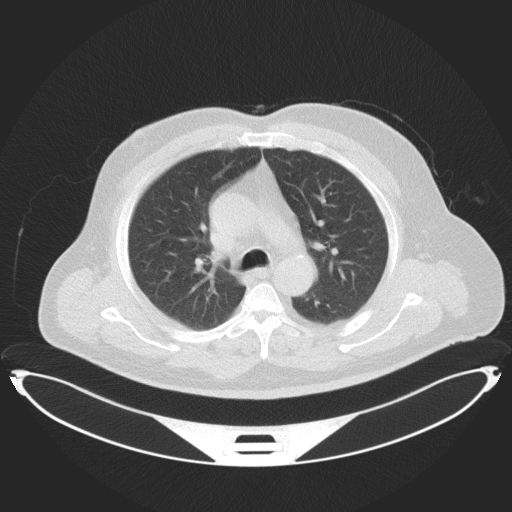
#> input picture Dataset/Raw/Normal case (129).jpg, 512 x 512 px, found by its file name; its folder holds only this picture in this run
$ python Process1.py
#> lines starting #> are read from the running program, lines starting #| are printed output that depends on the picture; after the words box and inside, x2 and y2 are one past the last pixel; in counts of white or black regions, pixels touching at a corner belong together
#> further down, img is the input picture: shape (512, 512); min 37, max 255, mean 102.7
import os
import cv2
import numpy as np

# Set the path of the input and output directories
input_dir = 'F:/DeepLearning/Dataset/Normal cases/Raw'
output_dir = 'F:/DeepLearning/Dataset/Normal cases/Processed1'

# Create the output directory if it doesn't exist
if not os.path.exists(output_dir):
    os.makedirs(output_dir)

def normalize(image):
    lung_range = (-1000, 400)
    image = np.clip(image, *lung_range)
    image = (image - lung_range[0]) / (lung_range[1] - lung_range[0])
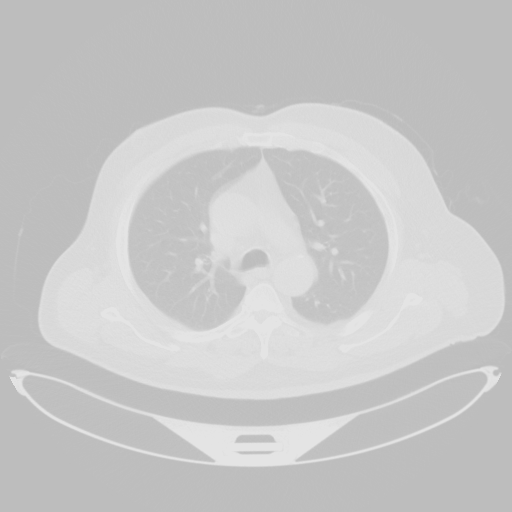
#> image: shape (512, 512) float64; min 0.741, max 0.896, mean 0.788
    image = (image * 255).astype(np.uint8)
    return image

for filename in os.listdir(input_dir):
    if not filename.endswith('.jpg'):
        continue

    # Load the JPG image
    img = cv2.imread(os.path.join(input_dir, filename), cv2.IMREAD_GRAYSCALE)

    normalized = normalize(img)
    equalized = cv2.equalizeHist(normalized)
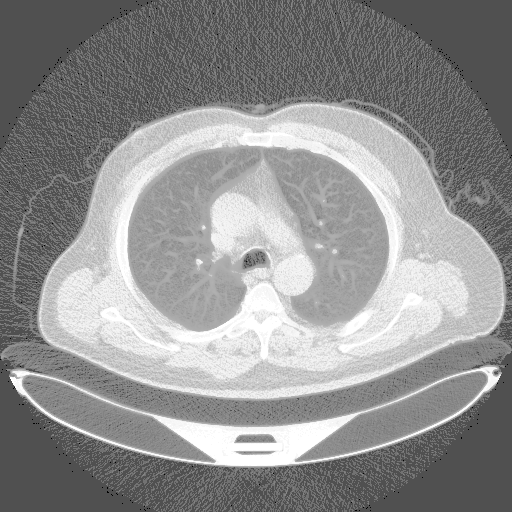
#> equalized: shape (512, 512); min 0, max 255, mean 144.3
    _, thresholded = cv2.threshold(equalized, 190, 255, cv2.THRESH_BINARY)
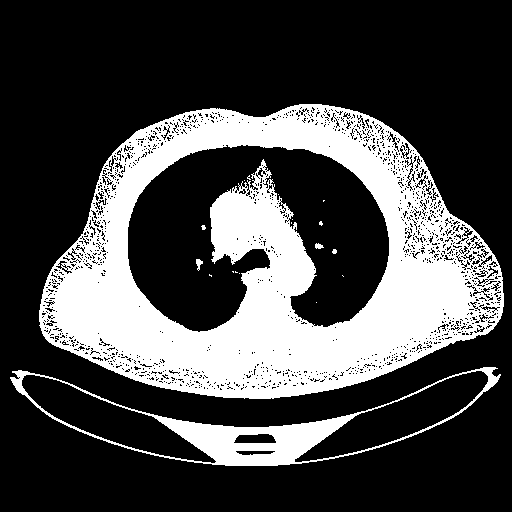
#> thresholded: shape (512, 512); 28% white; 21 white regions (16 under 20 px), largest, box (x1, y1, x2, y2) and area: (39, 104, 504, 399) 66390, (10, 367, 501, 466) 6951, (196, 259, 203, 271) 47, (315, 243, 324, 249) 37, (332, 249, 337, 254) 20
    kernel = cv2.getStructuringElement(cv2.MORPH_ELLIPSE, (5, 5))
    closed = cv2.morphologyEx(thresholded, cv2.MORPH_CLOSE, kernel)
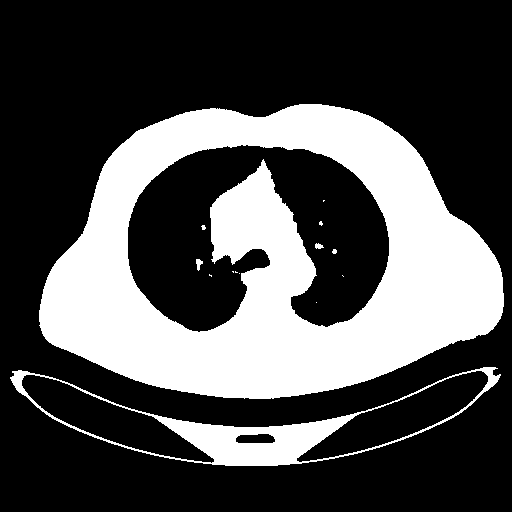
#> closed: shape (512, 512); 30.4% white; 14 white regions (9 under 20 px), largest, box (x1, y1, x2, y2) and area: (39, 104, 504, 399) 72454, (10, 367, 501, 466) 7120, (196, 259, 203, 271) 50, (315, 243, 324, 249) 37, (332, 249, 337, 254) 20
    opened = cv2.morphologyEx(closed, cv2.MORPH_OPEN, kernel)
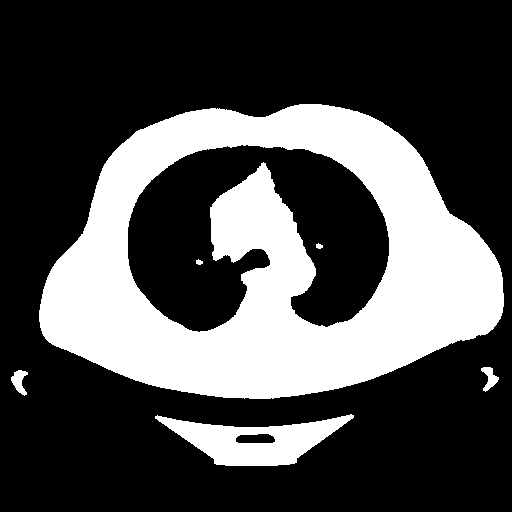
#> opened: shape (512, 512); 29.8% white; 6 white regions, box (x1, y1, x2, y2) and area: (39, 104, 504, 399) 72413, (155, 414, 354, 466) 5114, (11, 370, 28, 396) 243, (481, 367, 499, 392) 220, (316, 243, 323, 249) 30, (196, 259, 203, 265) 30

    # remove small obstacles
    _, labels, stats, _ = cv2.connectedComponentsWithStats(opened)
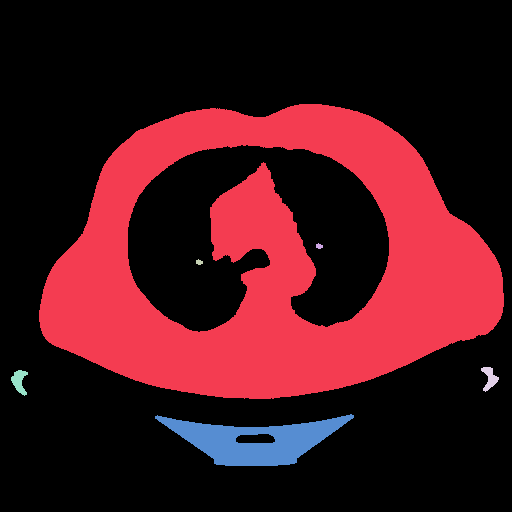
#> labels: shape (512, 512) int32; 7 distinct labels, from 0 to 6; one colour per label, 0 black
#> stats = [[0, 0, 512, 512, 184094], [39, 104, 465, 295, 72413], [316, 243, 7, 6, 30], [196, 259, 7, 6, 30], [481, 367, 18, 25, 220], [11, 370, 17, 26, 243], [155, 414, 199, 52, 5114]]
    sizes = stats[:, -1]
#> sizes = [184094, 72413, 30, 30, 220, 243, 5114]
    max_label = 1 + np.argmax(sizes[1:])
#> max_label = 1
    cleaned = np.zeros_like(opened)
    cleaned[labels == max_label] = 255

    # Find contours
    contours, hierarchy = cv2.findContours(cleaned, cv2.RETR_TREE, cv2.CHAIN_APPROX_SIMPLE)
    mask = np.zeros_like(img)
    cv2.drawContours(mask, contours, -1, (255, 255, 255), cv2.FILLED)
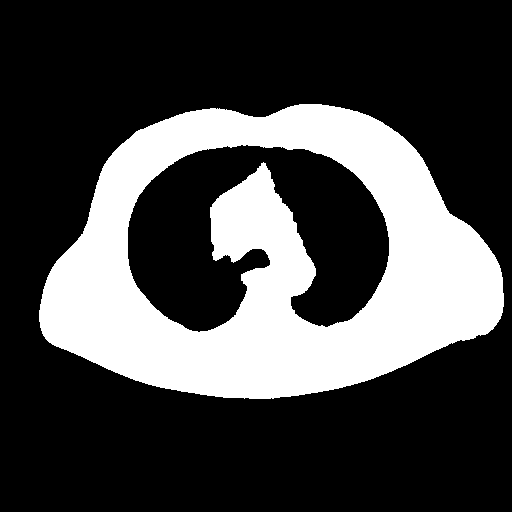
#> mask: shape (512, 512); 27.6% white; 1 white region, box (x1, y1, x2, y2) and area: (39, 104, 504, 399) 72413

    # Save the mask with the same filename as the original image
    output_filename = os.path.splitext(filename)[0] + '.jpg'
    cv2.imwrite(os.path.join(output_dir, output_filename), mask)

    print(f"Processed {filename} and saved mask as {output_filename}")

print("Done")

$ run again, on Dataset/Raw/Normal case (151).jpg
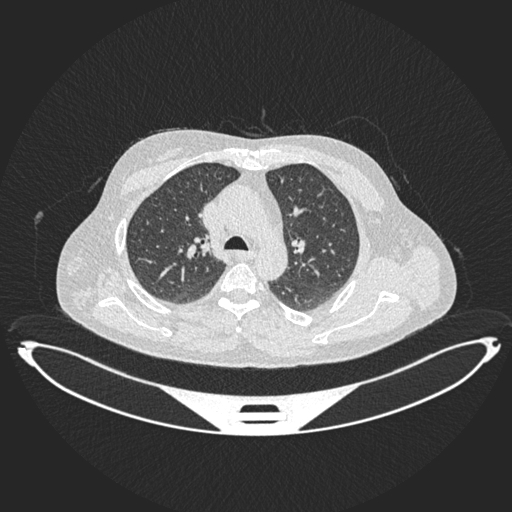
#> input picture Dataset/Raw/Normal case (151).jpg, 512 x 512 px, found by its file name
#> img is the input picture: shape (512, 512); min 37, max 255, mean 88.3
#> thresholded: shape (512, 512); 25.4% white; 193 white regions (174 under 20 px), largest, box (x1, y1, x2, y2) and area: (56, 128, 457, 369) 56222, (17, 336, 501, 436) 8517, (286, 227, 320, 278) 408
#> closed: shape (512, 512); 26% white; 112 white regions (96 under 20 px), largest, box (x1, y1, x2, y2) and area: (56, 128, 457, 369) 58332, (17, 336, 501, 436) 8634, (286, 196, 312, 219) 174
#> opened: shape (512, 512); 25% white; 22 white regions (7 under 20 px), largest, box (x1, y1, x2, y2) and area: (56, 128, 457, 369) 57622, (138, 378, 361, 436) 5482, (48, 377, 129, 417) 363
#> `_, labels, stats, _ = cv2.connectedComponentsWithStats(opened)`:
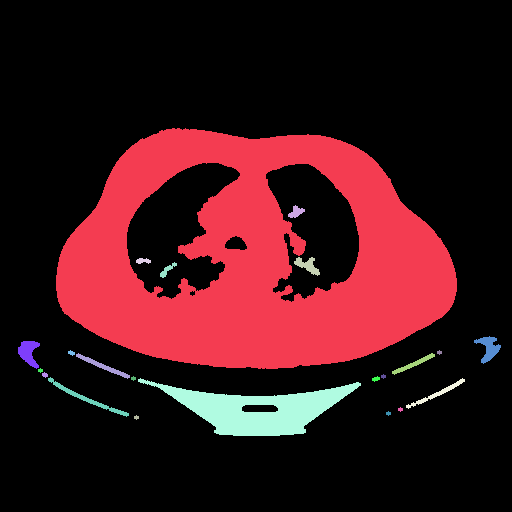
#> labels: shape (512, 512) int32; 23 distinct labels, from 0 to 22; one colour per label, 0 black
#> stats = 23 rows, first 6: [0, 0, 512, 512, 196572], [56, 128, 401, 241, 57622], [288, 205, 17, 13, 119], [294, 257, 26, 19, 226], [136, 258, 15, 6, 63], [160, 262, 17, 16, 93]
#> sizes = 23 values, max 196572 at index 0, min 17 at index 9, mean 11397.6
#> max_label = 1
#> `cv2.drawContours(mask, contours, -1, (255, 255, 255), cv2.FILLED)`:
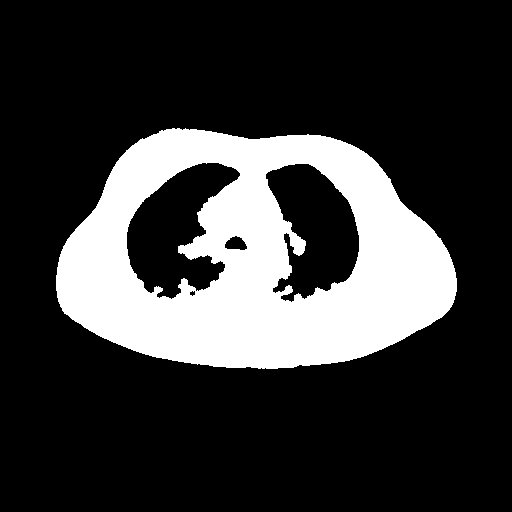
#> mask: shape (512, 512); 22% white; 1 white region, box (x1, y1, x2, y2) and area: (56, 128, 457, 369) 57622

$ run again, on Dataset/Raw/Normal case (175).jpg
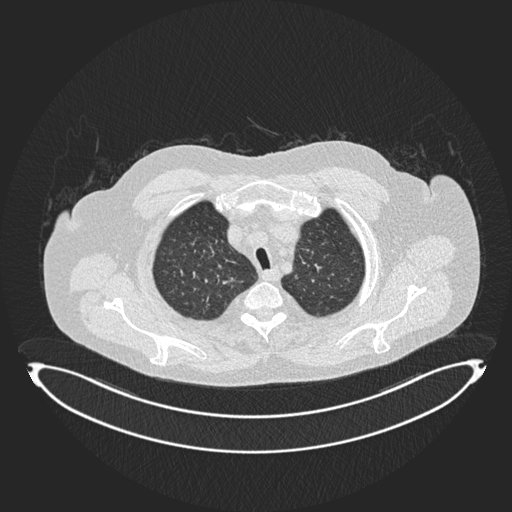
#> input picture Dataset/Raw/Normal case (175).jpg, 512 x 512 px, found by its file name
#> img is the input picture: shape (512, 512); min 37, max 255, mean 93.1
#> thresholded: shape (512, 512); 26.6% white; 10 white regions (8 under 20 px), largest, box (x1, y1, x2, y2) and area: (44, 141, 480, 386) 67260, (28, 360, 486, 453) 2520
#> closed: shape (512, 512); 27.6% white; 10 white regions (8 under 20 px), largest, box (x1, y1, x2, y2) and area: (44, 141, 480, 386) 69772, (28, 360, 486, 453) 2529
#> opened: shape (512, 512); 26.8% white; 3 white regions, box (x1, y1, x2, y2) and area: (44, 141, 479, 386) 69765, (467, 360, 484, 383) 188, (29, 363, 44, 386) 181
#> `_, labels, stats, _ = cv2.connectedComponentsWithStats(opened)`:
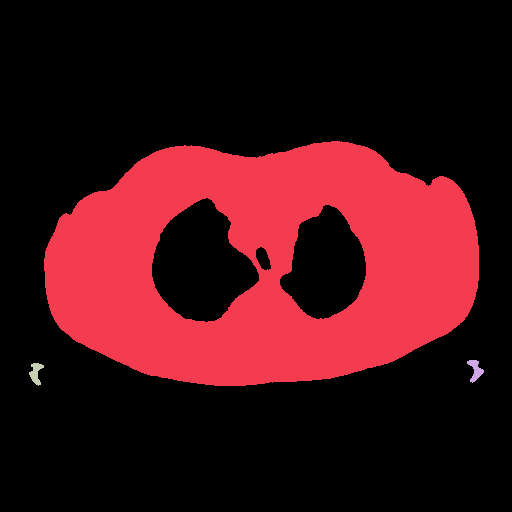
#> labels: shape (512, 512) int32; 4 distinct labels, from 0 to 3; one colour per label, 0 black
#> stats = [[0, 0, 512, 512, 192010], [44, 141, 435, 245, 69765], [467, 360, 17, 23, 188], [29, 363, 15, 23, 181]]
#> sizes = [192010, 69765, 188, 181]
#> max_label = 1
#> `cv2.drawContours(mask, contours, -1, (255, 255, 255), cv2.FILLED)`:
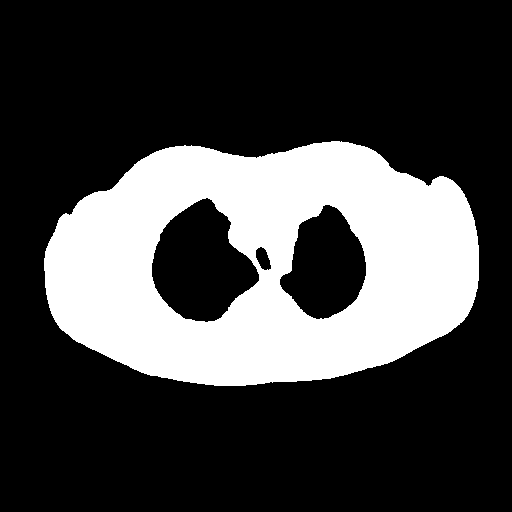
#> mask: shape (512, 512); 26.6% white; 1 white region, box (x1, y1, x2, y2) and area: (44, 141, 479, 386) 69765
